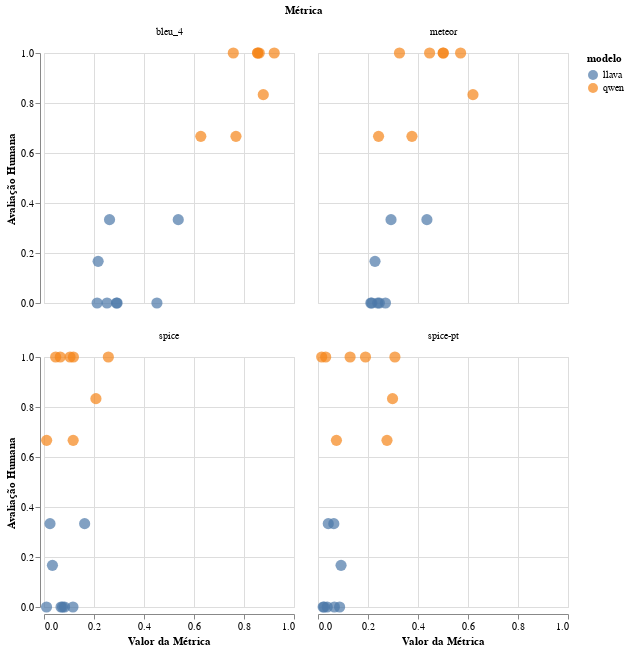

Notebook source saved alongside this figure:
### Code cell
base = (
    alt.Chart(metricas_selecionadas)
    .transform_fold(["bleu_4", "meteor", "spice", "spice-pt"], as_=["Métrica", "Valor"])
    .mark_point(filled=True, size=125)
    .encode(
        x=alt.X("Valor:Q", title="Valor da Métrica"),
        y=alt.Y("humano:Q", title="Avaliação Humana"),
        color="modelo:N",
        tooltip=["modelo:N", "Métrica:N", "Valor:Q", "humano:Q"],
    )
    .properties(width=250, height=250)
    .facet(facet=alt.Facet("Métrica:N", title="Métrica"), columns=2)
)

base.display()

### Figure 1 — Vega-Lite specification as saved in the notebook (floating-point values rounded to 4 significant figures)
{"config": {"view": {"continuousWidth": 300, "continuousHeight": 300}}, "data": {"name": "data-95addab02c8f36238b527d61688a0445"}, "facet": {"field": "Métrica", "title": "Métrica", "type": "nominal"}, "spec": {"mark": {"type": "point", "filled": true, "size": 125}, "encoding": {"color": {"field": "modelo", "type": "nominal"}, "tooltip": [{"field": "modelo", "type": "nominal"}, {"field": "Métrica", "type": "nominal"}, {"field": "Valor", "type": "quantitative"}, {"field": "humano", "type": "quantitative"}], "x": {"field": "Valor", "title": "Valor da Métrica", "type": "quantitative"}, "y": {"field": "humano", "title": "Avaliação Humana", "type": "quantitative"}}, "height": 250, "transform": [{"fold": ["bleu_4", "meteor", "spice", "spice-pt"], "as": ["Métrica", "Valor"]}], "width": 250}, "columns": 2, "$schema": "https://vega.github.io/schema/vega-lite/v5.20.1.json", "datasets": {"data-95addab02c8f36238b527d61688a0445": [{"modelo": "qwen", "bleu_4": 0.7572, "meteor": 0.4464, "spice": 0.06486, "spice-pt": 0.3076, "humano": 1.0, "icon": "🦆"}, {"modelo": "qwen", "bleu_4": 0.8542, "meteor": 0.3259, "spice": 0.04663, "spice-pt": 0.03071, "humano": 1.0, "icon": "🦆"}, {"modelo": "qwen", "bleu_4": 0.7678, "meteor": 0.3758, "spice": 0.01061, "spice-pt": 0.276, "humano": 0.6667, "icon": "🦆"}, {"modelo": "qwen", "bleu_4": 0.8551, "meteor": 0.5003, "spice": 0.1042, "spice-pt": 0.01475, "humano": 1.0, "icon": "🦆"}, {"modelo": "qwen", "bleu_4": 0.8771, "meteor": 0.6198, "spice": 0.2077, "spice-pt": 0.2982, "humano": 0.8333, "icon": "🦆"}, {"modelo": "qwen", "bleu_4": 0.6272, "meteor": 0.2423, "spice": 0.1167, "spice-pt": 0.07369, "humano": 0.6667, "icon": "🦆"}, {"modelo": "qwen", "bleu_4": 0.9209, "meteor": 0.5704, "spice": 0.2574, "spice-pt": 0.19, "humano": 1.0, "icon": "🦆"}, {"modelo": "qwen", "bleu_4": 0.861, "meteor": 0.5013, "spice": 0.1176, "spice-pt": 0.1284, "humano": 1.0, "icon": "🦆"}, {"modelo": "llava", "bleu_4": 0.2521, "meteor": 0.2453, "spice": 0.07426, "spice-pt": 0.02065, "humano": 0.0, "icon": "🌋"}, {"modelo": "llava", "bleu_4": 0.29, "meteor": 0.2114, "spice": 0.01008, "spice-pt": 0.03687, "humano": 0.0, "icon": "🌋"}, {"modelo": "llava", "bleu_4": 0.2621, "meteor": 0.2921, "spice": 0.02398, "spice-pt": 0.04107, "humano": 0.3333, "icon": "🌋"}, {"modelo": "llava", "bleu_4": 0.4517, "meteor": 0.2388, "spice": 0.1158, "spice-pt": 0.08642, "humano": 0.0, "icon": "🌋"}, {"modelo": "llava", "bleu_4": 0.2165, "meteor": 0.228, "spice": 0.03371, "spice-pt": 0.0922, "humano": 0.1667, "icon": "🌋"}, {"modelo": "llava", "bleu_4": 0.537, "meteor": 0.4356, "spice": 0.1626, "spice-pt": 0.06327, "humano": 0.3333, "icon": "🌋"}, {"modelo": "llava", "bleu_4": 0.2125, "meteor": 0.2698, "spice": 0.06818, "spice-pt": 0.06546, "humano": 0.0, "icon": "🌋"}, {"modelo": "llava", "bleu_4": 0.2924, "meteor": 0.2151, "spice": 0.08225, "spice-pt": 0.02471, "humano": 0.0, "icon": "🌋"}]}}
